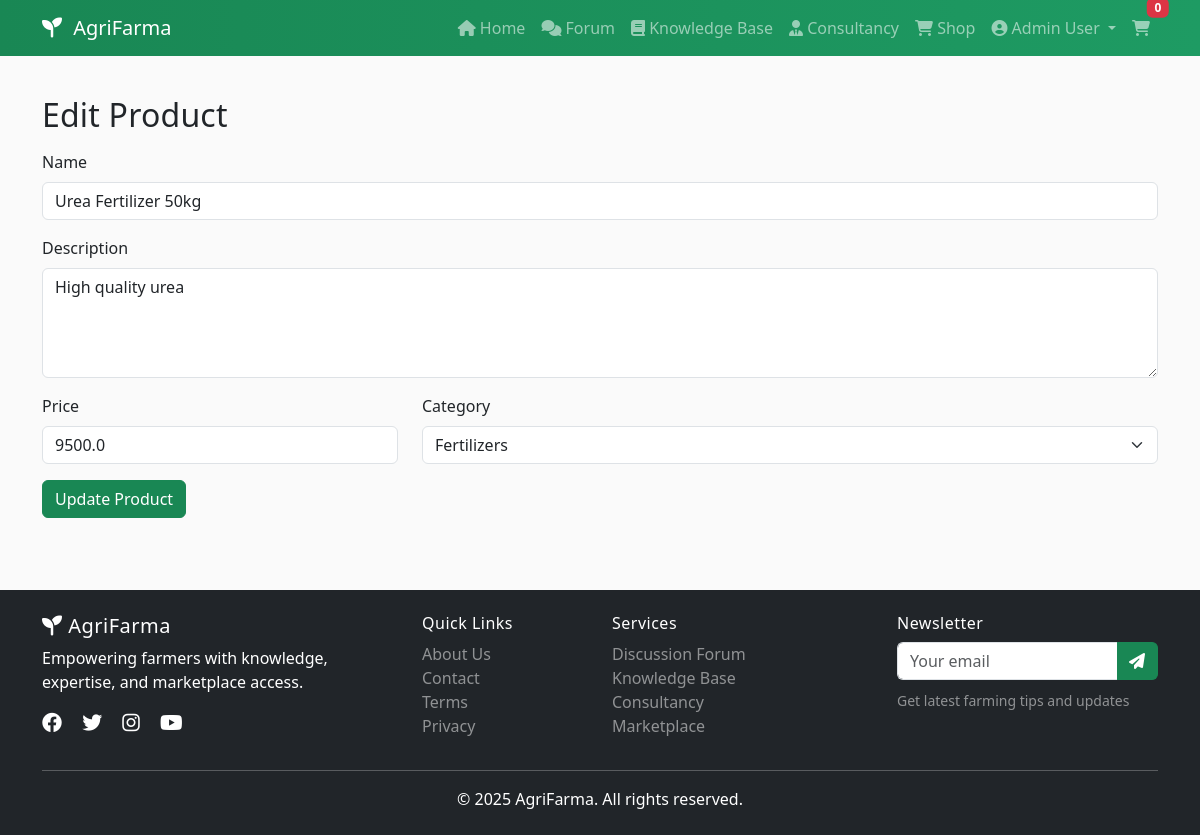
Page /admin/products/edit/1 (signed in) on the committed database.
### models.py (models this page shows, shortened)
class User(UserMixin, db.Model):
    id = db.Column(db.Integer, primary_key=True)
    name = db.Column(db.String(120), nullable=False)
    email = db.Column(db.String(120), unique=True, nullable=False)
    password_hash = db.Column(db.String(256), nullable=False)
    join_date = db.Column(db.DateTime, default=datetime.utcnow)
    is_active = db.Column(db.Boolean, default=True)
    profile = db.relationship('Profile', backref='user', uselist=False, cascade='all, delete')
    roles = db.relationship('Role', secondary=roles, backref=db.backref('users', lazy='dynamic'))
    @property
    def is_admin(self):
        return any(r.name == 'admin' for r in self.roles)

class Product(db.Model):
    id = db.Column(db.Integer, primary_key=True)
    name = db.Column(db.String(150), nullable=False)
    description = db.Column(db.Text)
    price = db.Column(db.Float, nullable=False)
    image = db.Column(db.String(200))
    category_id = db.Column(db.Integer, db.ForeignKey('category.id'))
    active = db.Column(db.Boolean, default=True)
    rating = db.Column(db.Integer, default=0)
    category = db.relationship('Category')

class Category(db.Model):
    id = db.Column(db.Integer, primary_key=True)
    name = db.Column(db.String(100), nullable=False)
    description = db.Column(db.String(255))
    parent_id = db.Column(db.Integer, db.ForeignKey('category.id'))
    module = db.Column(db.String(30), nullable=False)  # forum, knowledge, consultancy, shop
    parent = db.relationship('Category', remote_side=[id])

### app.py (the view, shortened to what this page needs)
@app.route('/admin/products/edit/<int:product_id>', methods=['GET','POST'])
@login_required
@roles_required('admin')
def edit_product(product_id):
    product = Product.query.get_or_404(product_id)
    categories = Category.query.filter_by(module='shop').all()
    return render_template('edit_product.html', product=product, categories=categories)

### app.py (called while the page is built)
@login_manager.user_loader
def load_user(user_id: str):
    return User.query.get(int(user_id))

### auth.py (called while the page is built)
def roles_required(*role_names):
    def decorator(f):
        @wraps(f)
        def wrapped(*args, **kwargs):
            if not current_user.is_authenticated:
                abort(401)
            user_roles = {r.name for r in current_user.roles}
            if not any(r in user_roles for r in role_names):
                abort(403)
            return f(*args, **kwargs)
        return wrapped
    return decorator

### templates/edit_product.html (shortened to what this page needs)
{% extends 'base.html' %}
{% block content %}
<div class='container'>
  <h2 class='mb-3'>Edit Product</h2>
  <form method='post' action='{{ url_for('edit_product', product_id=product.id) }}'>
    <div class='mb-3'>
      <label class='form-label'>Name</label>
      <input class='form-control' name='name' value='{{ product.name }}' required>
    </div>
    <div class='mb-3'>
      <label class='form-label'>Description</label>
      <textarea class='form-control' rows='4' name='description'>{{ product.description }}</textarea>
    </div>
    <div class='row'>
      <div class='col-md-4 mb-3'>
        <label class='form-label'>Price</label>
        <input type='number' step='0.01' class='form-control' name='price' value='{{ product.price }}' required>
      </div>
      <div class='col-md-8 mb-3'>
        <label class='form-label'>Category</label>
        <select class='form-select' name='category' required>
          {% for c in categories %}
          <option value='{{ c.id }}' {% if c.id==product.category_id %}selected{% endif %}>{{ c.name }}</option>
          {% endfor %}
        </select>
      </div>
    </div>
    <button class='btn btn-success'>Update Product</button>
  </form>
</div>
{% endblock %}

### templates/base.html (shortened to what this page needs)
<!DOCTYPE html>
<html lang="en">
<head>
    <link href="https://cdn.jsdelivr.net/npm/bootstrap@5.3.0/dist/css/bootstrap.min.css" rel="stylesheet">
    <link rel="stylesheet" href="https://cdnjs.cloudflare.com/ajax/libs/font-awesome/6.4.0/css/all.min.css">
    <link rel="stylesheet" href="{{ url_for('static', filename='css/style.css') }}">
</head>
<body>
    <nav class="navbar navbar-expand-lg navbar-dark bg-success sticky-top">
        <div class="container">
            <a class="navbar-brand" href="{{ url_for('index') }}">
                <i class="fas fa-seedling"></i> AgriFarma
            </a>
            <div class="collapse navbar-collapse" id="navbarNav">
                <ul class="navbar-nav ms-auto">
                    <li class="nav-item">
                        <a class="nav-link" href="{{ url_for('index') }}">
                            <i class="fas fa-home"></i> Home
                        </a>
                    </li>
                    <li class="nav-item">
                        <a class="nav-link" href="{{ url_for('forum_home') }}">
                            <i class="fas fa-comments"></i> Forum
                        </a>
                    </li>
                    <li class="nav-item">
                        <a class="nav-link" href="{{ url_for('knowledge_home') }}">
                            <i class="fas fa-book"></i> Knowledge Base
                        </a>
                    </li>
                    <li class="nav-item">
                        <a class="nav-link" href="{{ url_for('consultancy_home') }}">
                            <i class="fas fa-user-tie"></i> Consultancy
                        </a>
                    </li>
                    <li class="nav-item">
                        <a class="nav-link" href="{{ url_for('shop_home') }}">
                            <i class="fas fa-shopping-cart"></i> Shop
                        </a>
                    </li>
                    {% if current_user.is_authenticated %}
                        <li class="nav-item dropdown">
                            <a class="nav-link dropdown-toggle" href="#" id="userDropdown" role="button"
                               data-bs-toggle="dropdown" aria-expanded="false">
                                <i class="fas fa-user-circle"></i> {{ current_user.name }}
                            </a>
                        </li>
                        <li class="nav-item">
                            <a class="nav-link position-relative" href="{{ url_for('cart') }}">
                                <i class="fas fa-shopping-cart"></i>
                                <span class="badge bg-danger position-absolute top-0 start-100 translate-middle"
                                      id="cart-count">0</span>
                            </a>
                        </li>
                    {% endif %}
                </ul>
            </div>
        </div>
    </nav>
    <main class="py-4">
        {% block content %}{% endblock %}
    </main>
    <footer class="bg-dark text-white mt-5 py-4">
        <div class="container">
            <div class="row">
                <div class="col-md-4">
                    <h5><i class="fas fa-seedling"></i> AgriFarma</h5>
                    <p>Empowering farmers with knowledge, expertise, and marketplace access.</p>
                    <div class="social-links">
                        <a href="#" class="text-white me-3"><i class="fab fa-facebook fa-lg"></i></a>
                        <a href="#" class="text-white me-3"><i class="fab fa-twitter fa-lg"></i></a>
                        <a href="#" class="text-white me-3"><i class="fab fa-instagram fa-lg"></i></a>
                        <a href="#" class="text-white"><i class="fab fa-youtube fa-lg"></i></a>
                    </div>
                </div>
                <div class="col-md-2">
                    <h6>Quick Links</h6>
                    <ul class="list-unstyled">
                        <li><a href="{{ url_for('about') }}" class="text-white-50">About Us</a></li>
                        <li><a href="{{ url_for('contact') }}" class="text-white-50">Contact</a></li>
                        <li><a href="{{ url_for('terms') }}" class="text-white-50">Terms</a></li>
                        <li><a href="{{ url_for('privacy') }}" class="text-white-50">Privacy</a></li>
                    </ul>
                </div>
                <div class="col-md-3">
                    <h6>Services</h6>
                    <ul class="list-unstyled">
                        <li><a href="{{ url_for('forum_home') }}" class="text-white-50">Discussion Forum</a></li>
                        <li><a href="{{ url_for('knowledge_home') }}" class="text-white-50">Knowledge Base</a></li>
                        <li><a href="{{ url_for('consultancy_home') }}" class="text-white-50">Consultancy</a></li>
                        <li><a href="{{ url_for('shop_home') }}" class="text-white-50">Marketplace</a></li>
                    </ul>
                </div>
                <div class="col-md-3">
                    <h6>Newsletter</h6>
                    <form id="newsletter-form">
                        <div class="input-group mb-2">
                            <input type="email" class="form-control" placeholder="Your email" required>
                            <button class="btn btn-success" type="submit">
                                <i class="fas fa-paper-plane"></i>
                            </button>
                        </div>
                    </form>
                    <small class="text-white-50">Get latest farming tips and updates</small>
                </div>
            </div>
            <hr class="bg-white">
            <div class="row">
                <div class="col-md-12 text-center">
                    <p class="mb-0">&copy; 2025 AgriFarma. All rights reserved.</p>
                </div>
            </div>
        </div>
    </footer>
</body>
</html>

### static/css/style.css (style rules this page uses)
:root { --af-green: #198754; --af-dark: #0f5132; --af-light: #f6fff9; --af-accent: #8bd3a6; --af-warning: #ffc107; }
body { font-family: system-ui, -apple-system, "Segoe UI", Roboto, "Helvetica Neue", Arial, "Noto Sans", "Liberation Sans", "Apple Color Emoji", "Segoe UI Emoji", "Segoe UI Symbol", "Noto Color Emoji", sans-serif; background-color: #fafafa; }
h1, h2, h3, h4, h5, h6 { letter-spacing: 0.2px; }
.navbar.bg-success { background: linear-gradient(90deg, var(--af-green), #1e9b63); }
.navbar-brand i { margin-right: 6px; }
.btn-success { background-color: var(--af-green); border-color: var(--af-green); }
footer { background: #0b3d29 !important; }
footer h5, footer h6 { letter-spacing: 0.5px; }
footer a { text-decoration: none; }
#newsletter-form .form-control { border-right: 0; }
#newsletter-form .btn { border-left: 0; }

### rows in the picture
User: name "Admin User"
Product: name "Urea Fertilizer 50kg", description "High quality urea", price "9500.0", category "Fertilizers"
